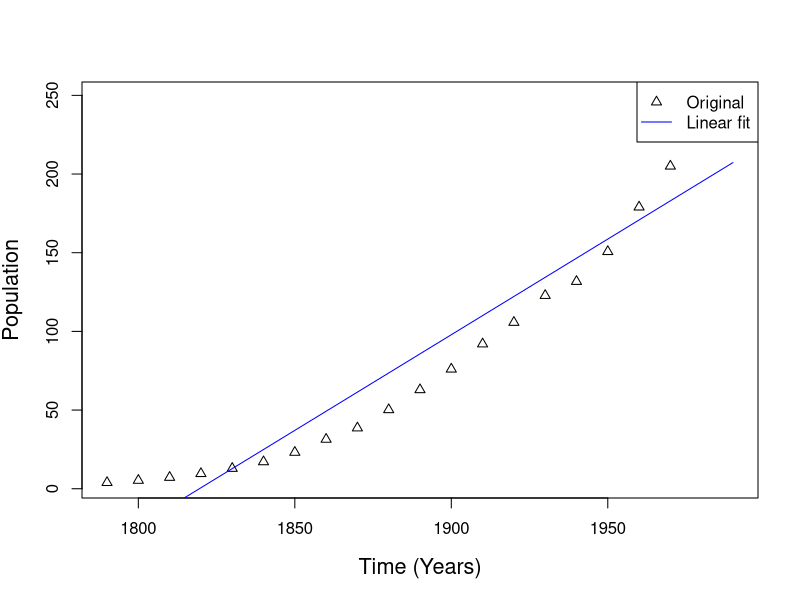
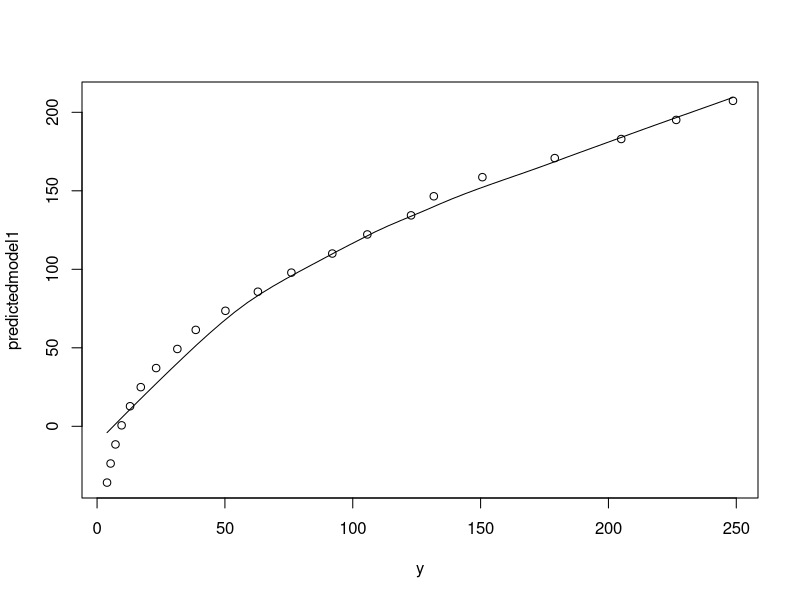

Recreate these plots in R, in order.
#Installing the necessary libraries
library(tidyverse)
library(data.table)

#Load the census dataset array
setwd("C:/Users/vishw/Desktop/Lectures/Data Science/ProfLary ML/Lecture-3/rscripts")
census <- fread('population.csv')

#Specify x values (year)
x <- census$Year

#Specify y values (population)
y <- census$Pop

#Modelling the Data for linear fit
model1 <- lm( y ~ poly(x,1)) #Linear fit

#Predicting the model
predictedmodel1 <- predict(model1)

#Plotting the prdicted values for different polynomials with actual data,
#to study the fit
plot(x,y, xlab = "Time (Years)", ylab = "Population", cex.lab = 1.3, pch=24)
lines(x, predictedmodel1, col = "blue", lwd = 1)

# Add a legend
legend("topright", 
       legend = c("Original", "Linear fit"), 
       lty = c(NA,1), pch = c(24,NA),col = c( "black","blue"))

#Finding correlation coefficients
R <- cor(predictedmodel1,census$Pop)

#Scatter Plot between estimated and actual population values
scatter.smooth(y,predictedmodel1)

